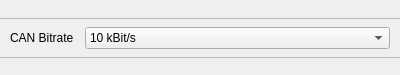
<?xml version="1.0" encoding="UTF-8"?>
<ui version="4.0">
 <class>C_CamMosBitrateWidget</class>
 <widget class="QWidget" name="C_CamMosBitrateWidget">
  <property name="geometry">
   <rect>
    <x>0</x>
    <y>0</y>
    <width>400</width>
    <height>75</height>
   </rect>
  </property>
  <property name="windowTitle">
   <string>C_CamMosBitrateWidget</string>
  </property>
  <layout class="QVBoxLayout" name="verticalLayout" stretch="0,1">
   <property name="spacing">
    <number>0</number>
   </property>
   <property name="leftMargin">
    <number>0</number>
   </property>
   <property name="topMargin">
    <number>0</number>
   </property>
   <property name="rightMargin">
    <number>0</number>
   </property>
   <property name="bottomMargin">
    <number>0</number>
   </property>
   <item>
    <widget class="stw::opensyde_gui_elements::C_CamOgeWiSettingSubSection" name="pc_WiHeader" native="true"/>
   </item>
   <item>
    <widget class="QWidget" name="pc_WiContent" native="true">
     <property name="minimumSize">
      <size>
       <width>0</width>
       <height>65</height>
      </size>
     </property>
     <property name="maximumSize">
      <size>
       <width>16777215</width>
       <height>65</height>
      </size>
     </property>
     <layout class="QVBoxLayout" name="verticalLayout_2">
      <property name="spacing">
       <number>1</number>
      </property>
      <property name="leftMargin">
       <number>0</number>
      </property>
      <property name="topMargin">
       <number>1</number>
      </property>
      <property name="rightMargin">
       <number>0</number>
      </property>
      <property name="bottomMargin">
       <number>10</number>
      </property>
      <item>
       <widget class="stw::opensyde_gui_elements::C_OgeFraStyled" name="pc_FrameTop">
     <property name="variant" stdset="0">
      <string notr="true">Separator</string>
     </property>
        <property name="minimumSize">
         <size>
          <width>0</width>
          <height>1</height>
         </size>
        </property>
        <property name="maximumSize">
         <size>
          <width>16777215</width>
          <height>1</height>
         </size>
        </property>
        <property name="frameShape">
         <enum>QFrame::StyledPanel</enum>
        </property>
        <property name="frameShadow">
         <enum>QFrame::Raised</enum>
        </property>
       </widget>
      </item>
      <item>
       <layout class="QHBoxLayout" name="horizontalLayout">
        <property name="leftMargin">
         <number>10</number>
        </property>
        <property name="rightMargin">
         <number>10</number>
        </property>
        <item>
         <widget class="QLabel" name="pc_LabBitrate">
          <property name="text">
           <string>CAN Bitrate   </string>
          </property>
         </widget>
        </item>
         <item>
          <widget class="stw::opensyde_gui_elements::C_OgeCbxBase" name="pc_ComboBoxBitrate">
           <property name="objectName">
            <string notr="true">comboBoxDark</string>
           </property>
           <property name="sizePolicy">
            <sizepolicy hsizetype="Expanding" vsizetype="Fixed">
             <horstretch>0</horstretch>
             <verstretch>0</verstretch>
            </sizepolicy>
           </property>
          <item>
           <property name="text">
            <string>10 kBit/s</string>
           </property>
          </item>
          <item>
           <property name="text">
            <string>20 kBit/s</string>
           </property>
          </item>
          <item>
           <property name="text">
            <string>50 kBit/s</string>
           </property>
          </item>
          <item>
           <property name="text">
            <string>100 kBit/s</string>
           </property>
          </item>
          <item>
           <property name="text">
            <string>125 kBit/s</string>
           </property>
          </item>
          <item>
           <property name="text">
            <string>250 kBit/s</string>
           </property>
          </item>
          <item>
           <property name="text">
            <string>500 kBit/s</string>
           </property>
          </item>
          <item>
           <property name="text">
            <string>800 kBit/s</string>
           </property>
          </item>
          <item>
           <property name="text">
            <string>1000 kBit/s</string>
           </property>
          </item>
         </widget>
        </item>
       </layout>
      </item>
      <item>
       <widget class="stw::opensyde_gui_elements::C_OgeFraStyled" name="pc_FrameBottom">
     <property name="variant" stdset="0">
      <string notr="true">Separator</string>
     </property>
        <property name="minimumSize">
         <size>
          <width>0</width>
          <height>1</height>
         </size>
        </property>
        <property name="maximumSize">
         <size>
          <width>16777215</width>
          <height>1</height>
         </size>
        </property>
        <property name="frameShape">
         <enum>QFrame::StyledPanel</enum>
        </property>
        <property name="frameShadow">
         <enum>QFrame::Raised</enum>
        </property>
       </widget>
      </item>
     </layout>
    </widget>
   </item>
  </layout>
 </widget>
  <customwidgets>
   <customwidget>
    <class>stw::opensyde_gui_elements::C_CamOgeWiSettingSubSection</class>
    <extends>QWidget</extends>
    <header>C_CamOgeWiSettingSubSection.hpp</header>
    <container>1</container>
   </customwidget>
   <customwidget>
    <class>stw::opensyde_gui_elements::C_OgeCbxBase</class>
    <extends>QComboBox</extends>
    <header>C_OgeCbxBase.hpp</header>
   </customwidget>
   <customwidget>
    <class>stw::opensyde_gui_elements::C_OgeFraStyled</class>
    <extends>QFrame</extends>
    <header>C_OgeFraStyled.hpp</header>
   </customwidget>
  </customwidgets>
 <resources/>
 <connections/>
</ui>
